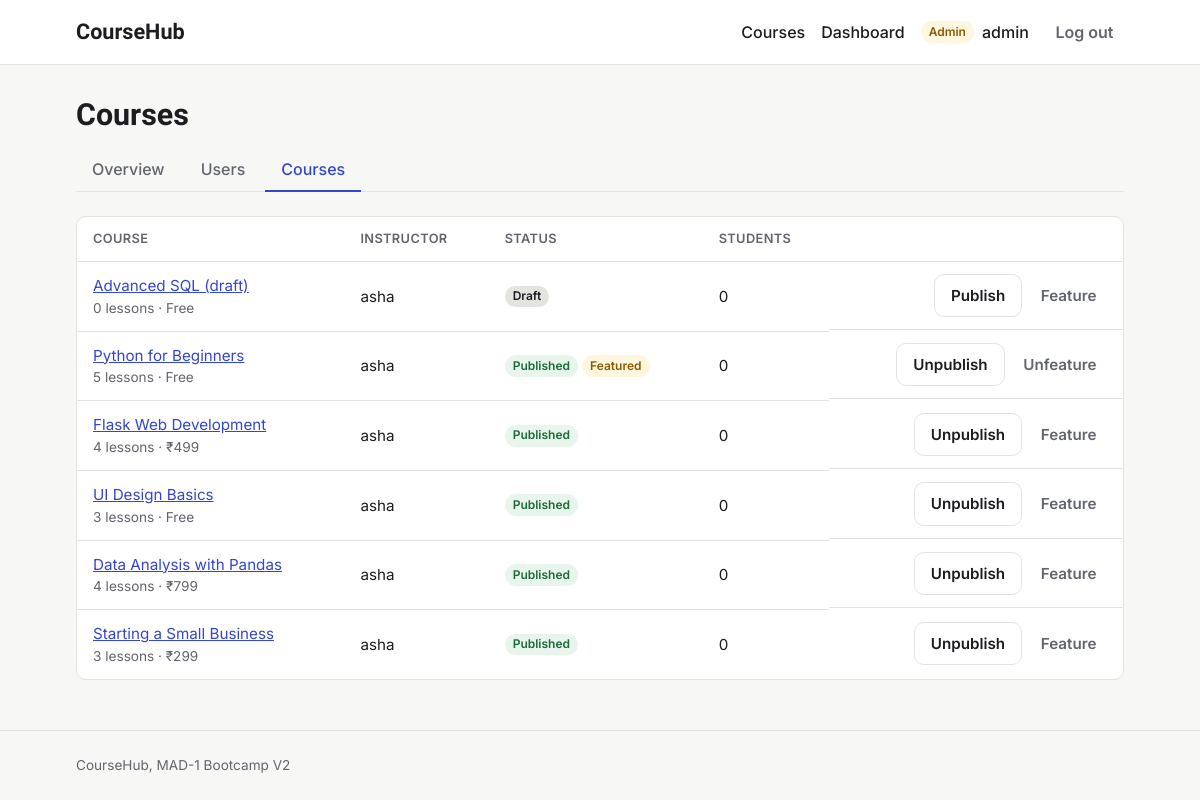
The page /admin/courses (signed in) on the database as committed earlier.
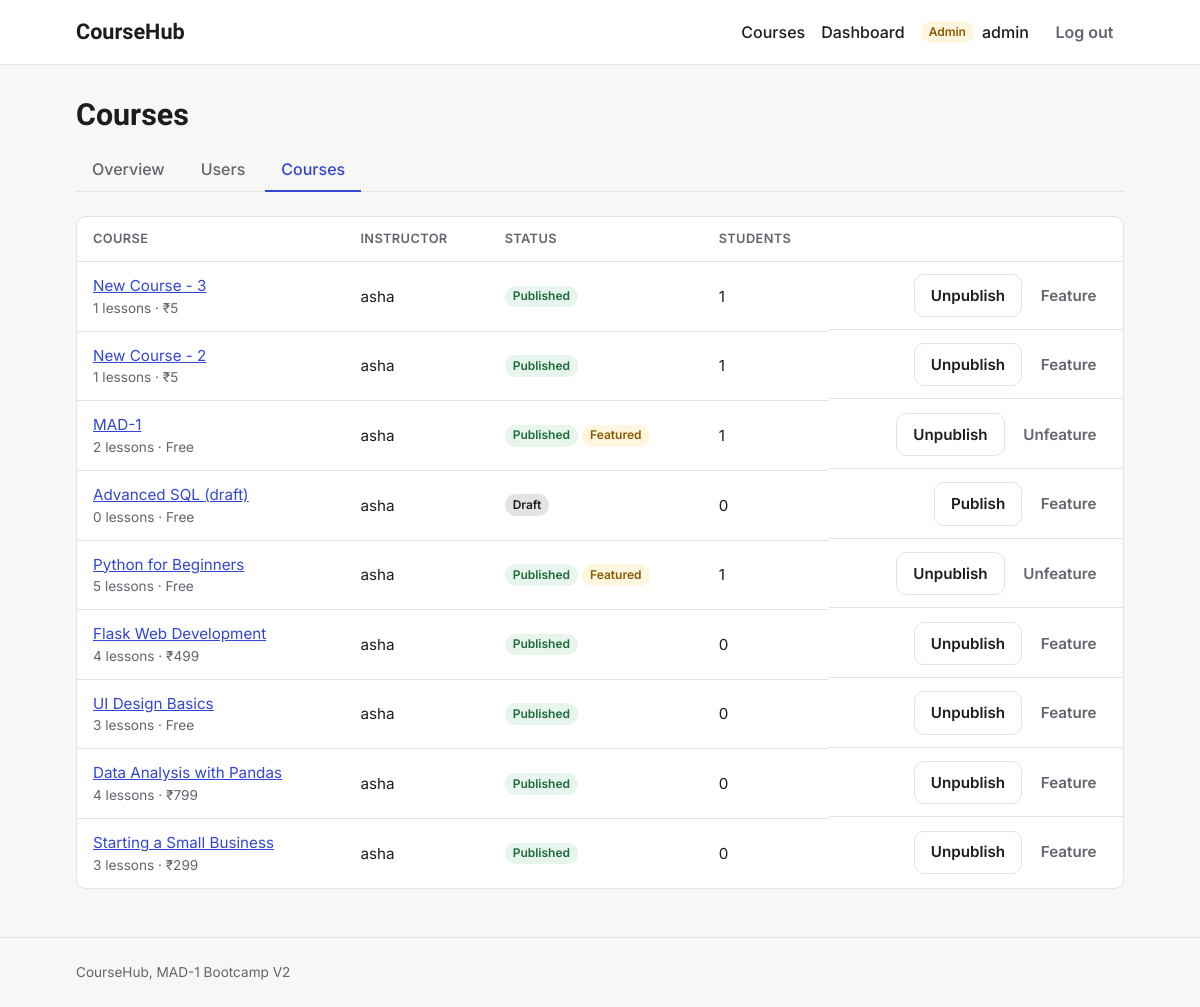
The same page on the database as committed later.
### models.py (models this page shows, shortened)
class Course(db.Model):
    id = db.Column(db.Integer, primary_key=True)
    title = db.Column(db.String(200), nullable=False)
    slug = db.Column(db.String(200), unique=True, nullable=False)
    description = db.Column(db.Text)
    short_description = db.Column(db.String(500))
    thumbnail = db.Column(db.String(300))
    price = db.Column(db.Float, default=0.0)
    category = db.Column(db.String(50))
    level = db.Column(db.String(20))
    is_published = db.Column(db.Boolean, default=False)
    is_featured = db.Column(db.Boolean, default=False)
    instructor_id = db.Column(db.Integer, db.ForeignKey("user.id"), nullable=False)
    created_at = db.Column(db.DateTime, default=utc_now)
    updated_at = db.Column(db.DateTime, default=utc_now, onupdate=utc_now)
    lessons = db.relationship(
        "Lesson",
        backref="course",
        cascade="all, delete-orphan",
        order_by="Lesson.order",
    )
    enrollments = db.relationship(
        "Enrollment", backref="course", cascade="all, delete-orphan"
    )

class User(db.Model):
    id = db.Column(db.Integer, primary_key=True)
    username = db.Column(db.String(80), unique=True, nullable=False)
    email = db.Column(db.String(120), unique=True, nullable=False)
    password_hash = db.Column(db.String(256), nullable=False)
    role = db.Column(db.String(20), nullable=False, default="student")
    bio = db.Column(db.Text)
    avatar = db.Column(db.String(200))
    created_at = db.Column(db.DateTime, default=utc_now)
    is_active = db.Column(db.Boolean, default=True)
    taught_courses = db.relationship("Course", backref="instructor", lazy=True)
    enrollments = db.relationship(
        "Enrollment", backref="student", cascade="all, delete-orphan"
    )
    completions = db.relationship(
        "LessonCompletion", backref="student", cascade="all, delete-orphan"
    )

### routes/admin.py (the view)
@bp.route("/admin/courses")
@admin_required
def courses():
    courses = db.session.scalars(
        db.select(Course).order_by(Course.created_at.desc())
    ).all()
    return render_template("admin_courses.html", courses=courses)

### helpers.py (called while the page is built)
def login_required(view):
    @wraps(view)
    def wrapped(*args, **kwargs):
        if g.user is None:
            flash("Please log in to continue.", "warning")
            return redirect(url_for("auth.login", next=request.full_path))
        return view(*args, **kwargs)
    return wrapped

def role_required(*roles):
    def decorator(view):
        @wraps(view)
        @login_required
        def wrapped(*args, **kwargs):
            if g.user.role not in roles:
                abort(403)
            return view(*args, **kwargs)
        return wrapped
    return decorator

### templates/admin_courses.html (shortened to what this page needs)
{% extends "base.html" %}
{% from "macros.html" import admin_tabs %}
{% block content %}
<div class="page-header">
  <h1>Courses</h1>
  {{ admin_tabs('courses') }}
</div>
{% if courses %}
  <div class="table-wrap">
    <table class="table">
      <thead>
        <tr>
          <th scope="col">Course</th>
          <th scope="col">Instructor</th>
          <th scope="col">Status</th>
          <th scope="col">Students</th>
          <th scope="col"><span class="visually-hidden">Actions</span></th>
        </tr>
      </thead>
      <tbody>
        {% for course in courses %}
          <tr>
            <td>
              <a href="{{ url_for('courses.course_detail', slug=course.slug) }}">{{ course.title }}</a>
              <div class="muted small">{{ course.lessons|length }} lessons · {{ course.price|price }}</div>
            </td>
            <td>{{ course.instructor.username }}</td>
            <td>
              <div class="tags">
                {% if course.is_published %}
                  <span class="badge badge-published">Published</span>
                {% else %}
                  <span class="badge badge-draft">Draft</span>
                {% endif %}
                {% if course.is_featured %}<span class="badge badge-featured">Featured</span>{% endif %}
              </div>
            </td>
            <td>{{ course.enrollments|length }}</td>
            <td class="actions">
              <form method="post" action="{{ url_for('admin.toggle_publish', course_id=course.id) }}" class="inline-form">
                <button type="submit" class="btn btn-secondary">{{ 'Unpublish' if course.is_published else 'Publish' }}</button>
              </form>
              <form method="post" action="{{ url_for('admin.toggle_featured', course_id=course.id) }}" class="inline-form">
                <button type="submit" class="btn btn-ghost">{{ 'Unfeature' if course.is_featured else 'Feature' }}</button>
              </form>
            </td>
          </tr>
        {% endfor %}
      </tbody>
    </table>
  </div>
{% else %}
  <div class="empty-state">
    <h2>No courses yet</h2>
    <p class="muted">Courses appear here as soon as an instructor creates one.</p>
  </div>
{% endif %}
{% endblock %}

Rows that differ between the two databases and show on the page:
added Course: title "New Course - 3", lessons|length "1", price "₹5", instructor.username "asha", shows "Published", enrollments|length "1", is_published "Unpublish", is_featured "Feature"
added Course: title "New Course - 2", lessons|length "1", price "₹5", instructor.username "asha", shows "Published", enrollments|length "1", is_published "Unpublish", is_featured "Feature"
added Course: title "MAD-1", lessons|length "2", price "Free", instructor.username "asha", shows "Published", shows "Featured", enrollments|length "1", is_published "Unpublish", is_featured "Unfeature"
changed Course "Python for Beginners": enrollments|length "0" → "1"
